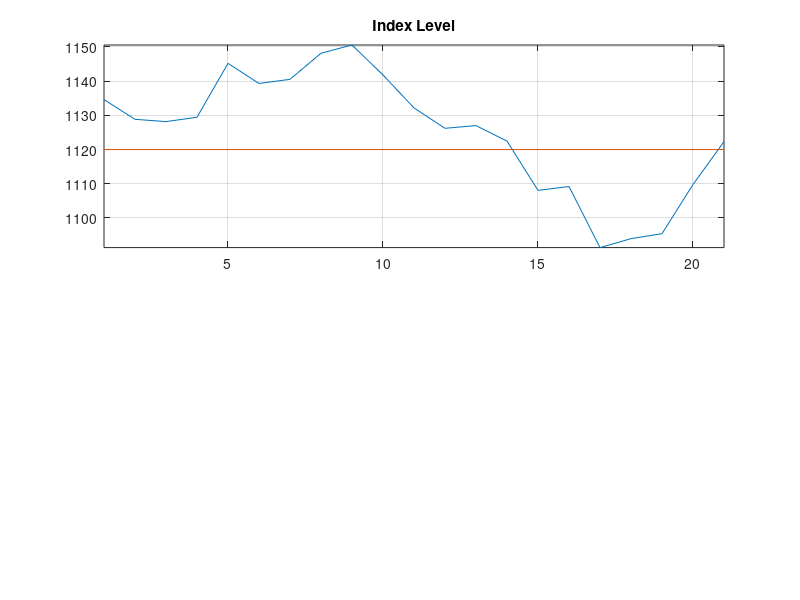

The MATLAB source for this figure: (Note: this script raises an error after producing the figure.)
clear;
K =1120;
TC = 1e-3;
dt = 1/252;
% Time to expiry on each date to expiry
timeToExp =[21;20;19;18;17;16;15;14;13;12;11;10;9;8;7;6;5;4;3;2;1]/252;
%Index on each date to expiry

St = [1134.609985;1128.839966;1128.170044;1129.439941;...
      1145.199951;1139.319946;1140.530029;1148.160034;...
      1150.569946;1141.810059;1132.170044;1126.209961;...
      1127.000000;1122.469971;1108.060059;1109.189941;...
      1091.329956;1093.949951;1095.400024;1109.780029;...
      1122.319946];

% St(6:end) = 1503; 
subplot(2,1,1),plot(St); hold all; plot(0*St+K);title('Index Level');
axis([-inf,inf,-inf,inf]); grid on;
r = 0.0110362;
y=0.01632286;
Ca = 22.92;
IV = 0.17058;
N = numel(St)-1;
deltah = zeros(N-1,1);
fprintf('------------------------------------------------------------------\n');
fprintf('Delta Hedging \n');
fprintf('------------------------------------------------------------------\n');

% Call premium

CallPremium = Ca * (1-TC);

BankBalance = CallPremium;
stockCosts=0;
% Get the vector of delta positions
for t =1:N
    S0 = St(t);
    t2e = timeToExp(t);
    [ cprice, deltah(t), ~ ] = blackScholesCallPrice( K, t2e, S0, r, y, IV ); 
    if t>1
        oldStockPosition = deltah(t-1);
    else
        oldStockPosition = 0;
    end
    amtBuy = (deltah(t)-oldStockPosition)*St(t);
    stockCosts = amtBuy +abs(amtBuy)*TC;
    BankBalance = BankBalance*exp(r*dt) - stockCosts;

    fprintf(' t= %i; delta = %.2f; bought $ %.2f of the index; Bank $ %.2f \n', t,deltah(t),amtBuy,BankBalance);
   
end

subplot(2,1,2),plot(deltah(1:end));
axis([-inf,inf,-inf,inf]); grid on;
title('Delta Position');
fprintf('------------------------------------------------------------------\n');

CallPayoff = max(0,St(end)-K);
profit = deltah(end)*St(end) +BankBalance - CallPayoff;

fprintf('Total Hedge Profit: $ %.2f \n', profit);
fprintf('------------------------------------------------------------------\n');



%% Black Scholes Merton Formula in Matlab - Call Option

function [ cprice, delta, gamma ] = blackScholesCallPrice( K, T, S0, r, y, sigma )
numerator = log(S0./K) + (r-y+0.5*sigma.^2).*T;
denominator = sigma.*sqrt(T);
d1 = numerator./denominator;
d2 = d1 - denominator;
cprice = S0 *exp(-y*T).* normcdf(d1) - exp(-r.*T).*K.*normcdf(d2);
delta = exp(-y*T)*normcdf(d1);
gamma = exp(-y*T)*normpdf(d1) ./ (S0.*denominator);

end